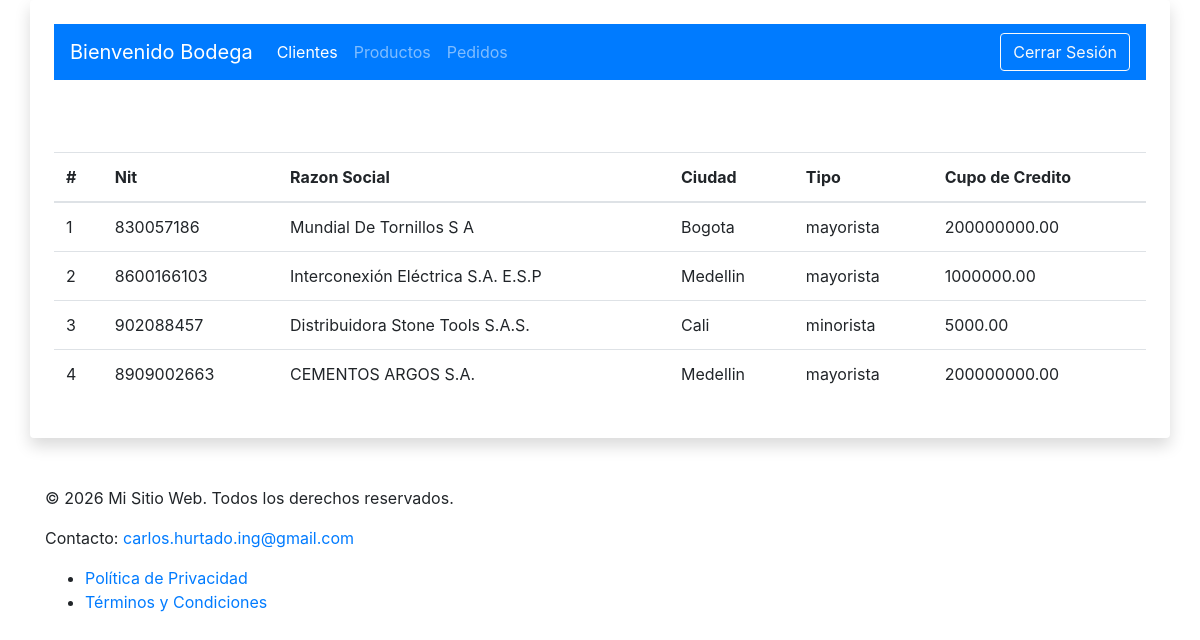
/clientes/listado (signed in), run on the app's committed database.
### tables this page shows
CREATE TABLE IF NOT EXISTS `clientes` (
  `id` INT NOT NULL AUTO_INCREMENT,
  `ciudad_id` INT NOT NULL,
  `nit` VARCHAR(20) NOT NULL,
  `razon_social` VARCHAR(100) NULL,
  `tipo` ENUM('minorista', 'mayorista') NOT NULL,
  `cupo_credito` DECIMAL(14,2) NULL,
  `activo` TINYINT(1) NOT NULL,
  PRIMARY KEY (`id`),
  INDEX `fk_clientes_ciudades1_idx` (`ciudad_id` ASC) VISIBLE,
  CONSTRAINT `fk_clientes_ciudades1`
    FOREIGN KEY (`ciudad_id`)
    REFERENCES `ciudades` (`id`)
    ON DELETE NO ACTION
    ON UPDATE NO ACTION);

CREATE TABLE IF NOT EXISTS `ciudades` (
  `id` INT NOT NULL,
  `nombre` VARCHAR(100) NOT NULL,
  PRIMARY KEY (`id`));

### public/clientes/clientesController.php (called while the page is built, shortened)
<?php
require_once __DIR__ . '/clientes.php';
class clientesController
{
    public function listado()
    {
        $data = new clientes();
        $clientes = $data->listar();
        require_once __DIR__ . '/vistas/clientesList.php';
    }
}

### public/clientes/clientes.php (called while the page is built, shortened)
<?php
class clientes
{
    protected $conexion;
    public function __construct()
    {
        $this->conexion = new conexion();
    }
    public function listar()
    {
        $sql = "SELECT clientes.id,clientes.nit,clientes.razon_social,clientes.tipo,clientes.cupo_credito,clientes.activo,ciudades.nombre AS ciudad FROM clientes INNER JOIN ciudades ON ciudades.id = clientes.ciudad_id";
        $db = $this->conexion->conectar();
        $sqlExec = $db->query($sql);
        $data = $sqlExec->fetchAll(PDO::FETCH_ASSOC);
        return $data;
    }
}

### public/clientes/vistas/clientesList.php (the view, shortened to what this page needs)
<?php
require_once ('includes/plantilla/menu/menu.php');
?>
<div class="col-md-12">
    <div class="col-md-6">&nbsp;</div>
    <div>&nbsp;</div>
    <div>&nbsp;</div>
</div>
<table class="table">
    <thead>
        <tr>
            <th scope="col">#</th>
            <th scope="col">Nit</th>
            <th scope="col">Razon Social</th>
            <th scope="col">Ciudad</th>
            <th scope="col">Tipo</th>
            <th scope="col">Cupo de Credito</th>
        </tr>
    </thead>
    <tbody>
        <?php
            if(isset($clientes) && !empty($clientes)){
                $cont = 1;
                foreach ($clientes as $key => $cliente) {
                    echo "<tr>";
                        echo "<td>".$cont."</td>";
                        echo "<td>".$cliente['nit']."</td>";
                        echo "<td>".$cliente['razon_social']."</td>";
                        echo "<td>".$cliente['ciudad']."</td>";
                        echo "<td>".$cliente['tipo']."</td>";
                        echo "<td>".$cliente['cupo_credito']."</td>";
                        $cont++;
                    echo "</tr>";
                }
            }else{
                echo '<tr><td colspan=6>No hay clientes registrados en el sistema</td></tr>';
            }
        ?>
    </tbody>
</table>

### data on the page
clientes: nit "830057186", razon_social "Mundial De Tornillos S A", ciudad.nombre "Bogota", tipo "mayorista", cupo_credito "200000000.00"
clientes: nit "8600166103", razon_social "Interconexión Eléctrica S.A. E.S.P", ciudad.nombre "Medellin", tipo "mayorista", cupo_credito "1000000.00"
clientes: nit "902088457", razon_social "Distribuidora Stone Tools S.A.S.", ciudad.nombre "Cali", tipo "minorista", cupo_credito "5000.00"
clientes: nit "8909002663", razon_social "CEMENTOS ARGOS S.A.", ciudad.nombre "Medellin", tipo "mayorista", cupo_credito "200000000.00"

### other printed values
$_SESSION['user']['nombre'] "Bodega"
